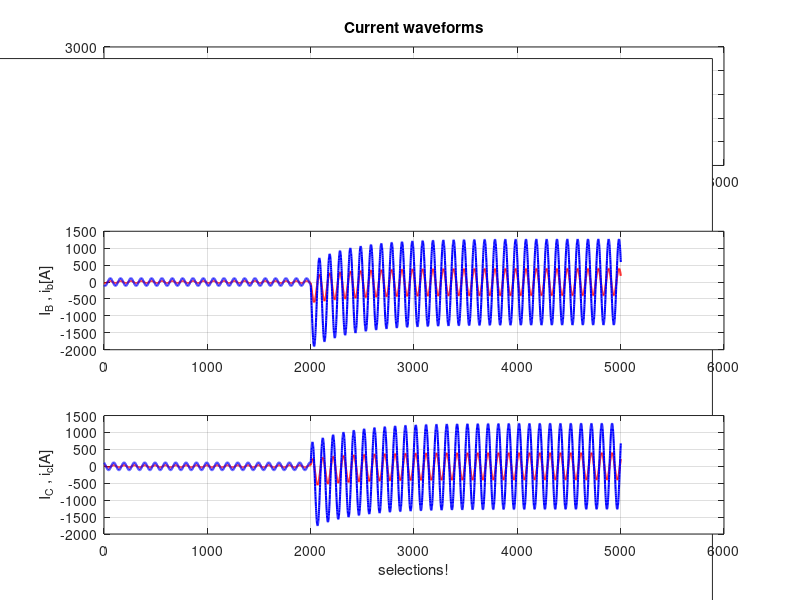
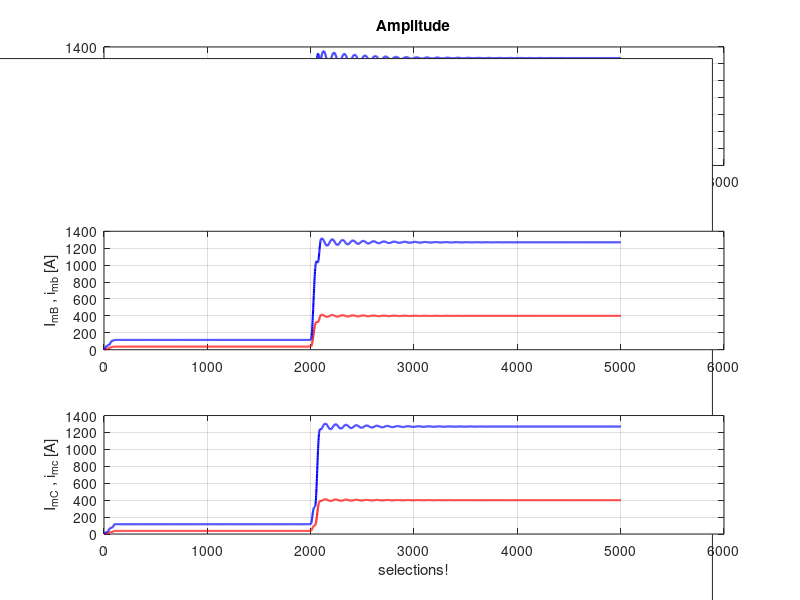
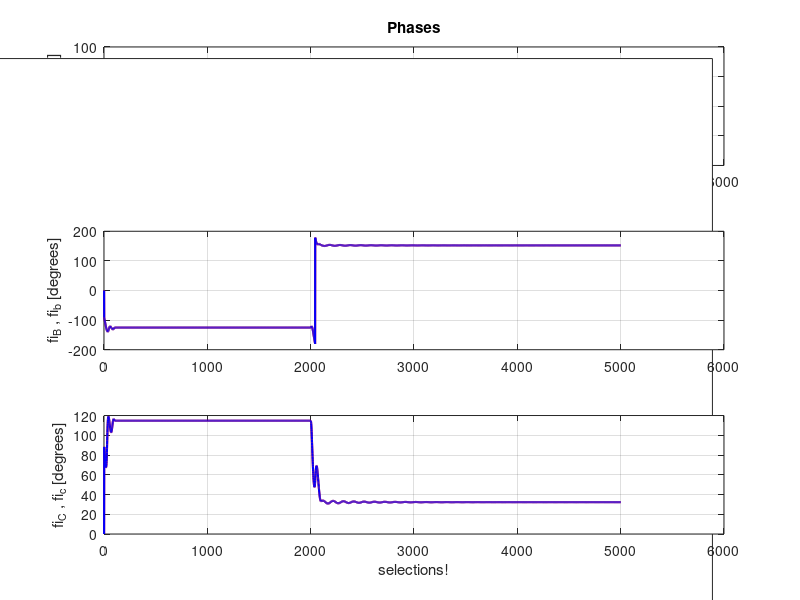
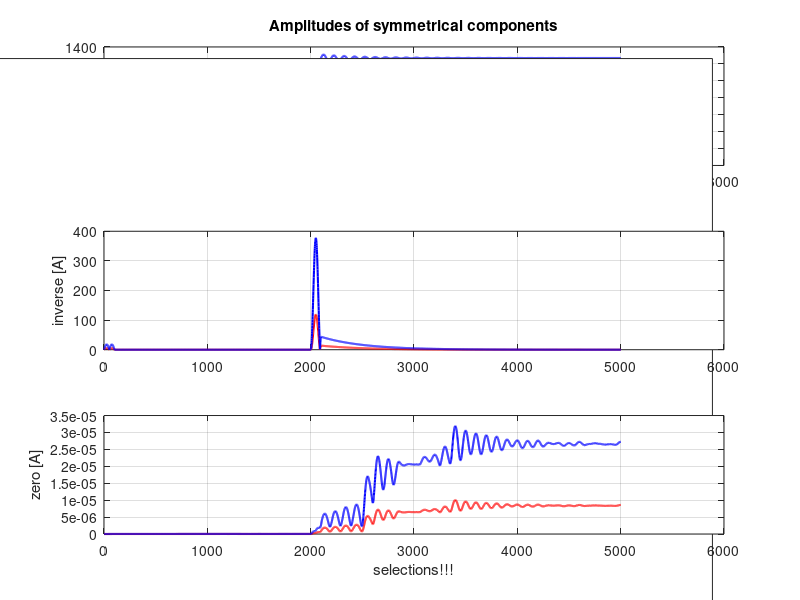

Reproduce these figures in MATLAB, in order.
function graphs_loading_plots
clc;
clear all;
close all;

%%%%%%%%%%%%%%%%%%%%%%%%%%%%%%%%%%%%%%%%
%%%%%%  Loading simulation data  %%%%%%%
%%%%%%%%%%%%%%%%%%%%%%%%%%%%%%%%%%%%%%%%

%Current waveforms
load input1
t=M(1,:);
I_1=M(2,:);
I_2=M(3,:);
I_3=M(4,:);
I_4=M(5,:);
I_5=M(6,:);
I_6=M(7,:);
[g,d]=size(t);

%Current amplitudes
load input2
t=M2(1,:);
A_1=M2(2,:);
A_2=M2(3,:);
A_3=M2(4,:);
A_4=M2(5,:);
A_5=M2(6,:);
A_6=M2(7,:);
[g,d]=size(t);

%Current phases
load input3
t=M3(1,:);
F_1=M3(2,:);
F_2=M3(3,:);
F_3=M3(4,:);
F_4=M3(5,:);
F_5=M3(6,:);
F_6=M3(7,:);
[g,d]=size(t);


%Amplitude of symmetric component

load input_a_sk
t=M_a_sk(1,:);
SK_a_d1=M_a_sk(2,:);
SK_a_i1=M_a_sk(3,:);
SK_a_01=M_a_sk(4,:);
SK_a_d2=M_a_sk(5,:);
SK_a_i2=M_a_sk(6,:);
SK_a_02=M_a_sk(7,:);
[g,d]=size(t);

%Symmetric phase components

load input_f_sk
t=M_f_sk(1,:);
SK_f_d1=M_f_sk(2,:);
SK_f_i1=M_f_sk(3,:);
SK_f_01=M_f_sk(4,:);
SK_f_d2=M_f_sk(5,:);
SK_f_i2=M_f_sk(6,:);
SK_f_02=M_f_sk(7,:);
[g,d]=size(t);

%%%%%%%%%%%%%%%%%%%%%%%%%%%%%
%%%%%%  Plotting  %%%%%%%%%%%
%%%%%%%%%%%%%%%%%%%%%%%%%%%%%
x1=1:d;

%title('Current waveforms');
figure, subplot(3,1,1); plot(x1,I_1,'r','LineWidth',1.5); grid on; hold on;
plot(x1,I_4,'b','LineWidth',1.5);
ylabel('I_A , i_a[A]');
legend([' primary ', I_1],[' secondary ',I_2]);
title('Current waveforms');
subplot(3,1,2);plot(x1,I_2,'r','LineWidth',1.5); grid on; hold on;
plot(x1,I_5,'b','LineWidth',1.5);
ylabel('I_B , i_b[A]');
subplot(3,1,3); plot(x1,I_3,'r','LineWidth',1.5); grid on; hold on;
plot(x1,I_6,'b','LineWidth',1.5);
ylabel('I_C , i_c[A]');
xlabel('selections!');

x1=1:d;

%title('Amplitude');
figure, subplot(3,1,1); plot(x1,A_1,'r','LineWidth',1.5); grid on; hold on;
plot(x1,A_4,'b','LineWidth',1.5);
ylabel('I_m_A[A] , i_m_a[A]');  
legend([' primary ', A_1],[' secondary ',I_2]);
title('Amplitude');
subplot(3,1,2);plot(x1,A_2,'r','LineWidth',1.5); grid on; hold on;
plot(x1,A_5,'b','LineWidth',1.5);
ylabel('I_m_B , i_m_b [A]'); 
subplot(3,1,3); plot(x1,A_3,'r','LineWidth',1.5); grid on; hold on;
plot(x1,A_6,'b','LineWidth',1.5);
ylabel('I_m_C , i_m_c [A]'); 
xlabel('selections!');

x1=1:d;

%title('Phases');
figure, subplot(3,1,1); plot(x1,F_1,'r','LineWidth',1.5); grid on; hold on;
plot(x1,F_4,'b','LineWidth',1.5);
ylabel('fi_A , fi_a [degrees]'); 
legend([' primary ', I_1],[' secondary ',I_2]);
title('Phases');
subplot(3,1,2);plot(x1,F_2,'r','LineWidth',1.5); grid on; hold on;
plot(x1,F_5,'b','LineWidth',1.5);
ylabel('fi_B , fi_b [degrees]'); 
subplot(3,1,3); plot(x1,F_3,'r','LineWidth',1.5); grid on; hold on;
plot(x1,F_6,'b','LineWidth',1.5);
ylabel('fi_C , fi_c [degrees]'); 
xlabel('selections!');

x1=1:d;

%title('Amplitudes of symmetrical components');

figure, subplot(3,1,1); plot(x1,SK_a_d1,'r','LineWidth',1.5); grid on; hold on;
plot(x1,SK_a_d2,'b','LineWidth',1.5);
ylabel('direct [A]'); 
legend([' primary ', I_1],[' secondary ',I_2]);
title('Amplitudes of symmetrical components');
subplot(3,1,2);plot(x1,SK_a_i1,'r','LineWidth',1.5); grid on; hold on;
plot(x1,SK_a_i2,'b','LineWidth',1.5);
ylabel('inverse [A]'); 
subplot(3,1,3); plot(x1,SK_a_01,'r','LineWidth',1.5); grid on; hold on;
plot(x1,SK_a_02,'b','LineWidth',1.5);
ylabel('zero [A]'); 
xlabel('selections!!!');

x1=1:d;

%title('Phases of symmetrical components');

figure, subplot(3,1,1); plot(x1,SK_f_d1,'r','LineWidth',1.5); grid on; hold on;
plot(x1,SK_f_d2,'b','LineWidth',1.5);
ylabel('fi_d_i_r_e_c_t [degrees]'); 
legend([' primary ', I_1],[' secondary ',I_2]);
title('Phases of symmetrical components');
subplot(3,1,2);plot(x1,SK_f_i1,'r','LineWidth',1.5); grid on; hold on;
plot(x1,SK_f_i2,'b','LineWidth',1.5);
ylabel('fi_i_n_v_e_r_s_e [degrees]'); 
subplot(3,1,3); plot(x1,SK_f_01,'r','LineWidth',1.5); grid on; hold on;
plot(x1,SK_f_02,'b','LineWidth',1.5);
ylabel('fi_z_e_r_o [degrees]'); 
xlabel('selections!!!');

%%%%%%%%%%%%%%%%%%%%%%%%%%%%%%%%%%%%%%%%%%%%%%%%%%%%%%%%%%%%%%%%%%%%%%%%%

end